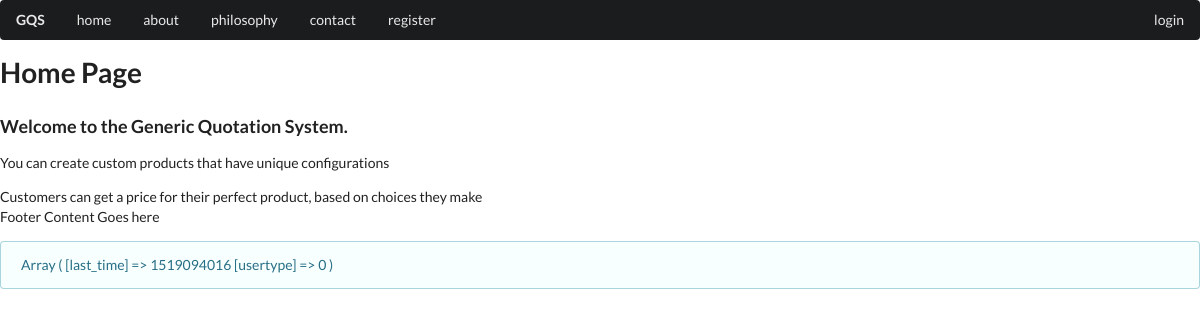
/client/index.php, run on the app's committed database.
### tables this page shows
CREATE TABLE `static` (
  `id` int(11) NOT NULL AUTO_INCREMENT,
  `short_title` varchar(24) NOT NULL,
  `privilege` int(1) NOT NULL,
  `title` varchar(240) NOT NULL,
  `byline` varchar(512) NOT NULL,
  `body` text NOT NULL,
  `image` varchar(256) NOT NULL,
  PRIMARY KEY (`id`),
  UNIQUE KEY `short_title` (`short_title`)
);

### client/index.php (the view, shortened to what this page needs)
<?php
    include "header.php";
?>
<?php
    include "menu.php";
?>
<?php
    $contentquery = "SELECT * FROM static WHERE privilege = " . $_SESSION['usertype'] . " OR privilege = -1";
    $conn = dbConnect();
    $stmt = $conn->prepare($contentquery);
    $stmt->execute();
    $staticresult = $stmt->fetchAll(PDO::FETCH_ASSOC);
    echo '<div id="contentgroup">';
    foreach($staticresult as $row) {
        echo '<div class="contentitem" id="' . $row['short_title'] . '">';
            echo '<h1>' . $row['title'] . '</h1>';
            echo '<h3>' . $row['byline'] . '</h3>';
            echo '<div>' . $row['body'] . '</div>';
        echo '</div>';
    }
    echo '</div>';
?>
<?php
    include "footer.php";
?>

### client/menu.php
    <div class="ui fluid borderless inverted pointing main menu">
        <a href="#" class="header item">GQS</a>
<?php
    $menusql = "SELECT short_title FROM static WHERE privilege = " . $_SESSION['usertype'] . " OR privilege = -1 ORDER BY id ASC;";
    $conn = dbConnect();
    $stmt = $conn->prepare($menusql);
    $stmt->execute();
    $result = $stmt->fetchAll(PDO::FETCH_ASSOC);
    for($loop = 0; $loop < count($result); $loop++) {
        if($loop == count($result) - 1) {
            echo '<div class="right menu"><a onClick="doMenu(\'' . $result[$loop]['short_title'] . '\')" class="item cursoron">' . $result[$loop]['short_title'] . '</a></div>';
        } else {
            echo '<a onClick="doMenu(\'' . $result[$loop]['short_title'] . '\')" class="item cursoron">' . $result[$loop]['short_title'] . '</a>';
        }
    }
?>
    </div>
<section>

### css/customerbase.css (style rules this page uses)
.cursoron { cursor: grab; }
#contentgroup { display: block; }
.contentitem { display: none; }

### data on the page
static: short_title "home", title "Home Page", byline "Welcome to the Generic Quotation System.", body "You can create custom products that have unique configurations Customers can get a price for their perfect product, based on choices they make"
static: short_title "about"
static: short_title "philosophy"
static: short_title "contact"
static: short_title "register"
static: short_title "login"
